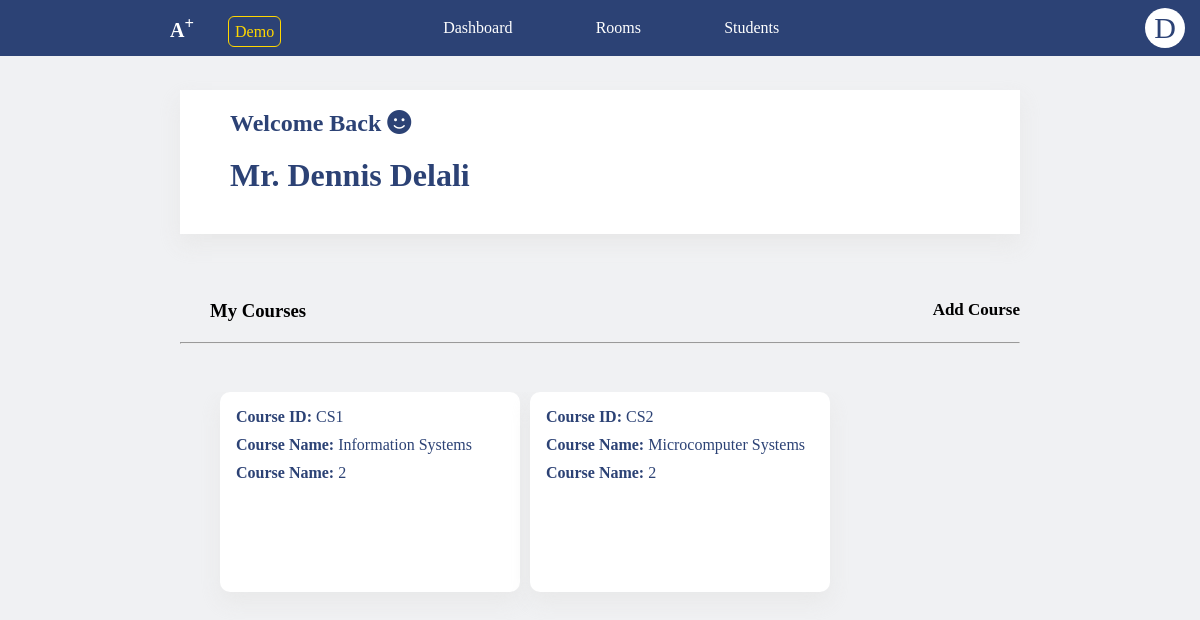
The page /staff/home (signed in) on the database its author committed.
### aplus_app/models.py (models this page shows, shortened)
class Staff(models.Model):
    id = models.CharField(max_length=20, primary_key=True)
    name = models.CharField(max_length=100)
    phone = models.CharField(max_length=20)
    email = models.EmailField()
    gender = models.CharField(max_length=10, default="male")
    password = models.TextField()
    img = models.ImageField(upload_to="staff/imgs")

class Course(models.Model):
    id = models.CharField(max_length=10, primary_key=True)
    name = models.CharField(max_length=100)
    recommended_level = models.CharField(max_length=100)
    description = models.CharField(max_length=500)
    lecturer = models.ForeignKey(Staff, on_delete=models.CASCADE)
    registered_students = models.JSONField(default={"data": []})
    def get_total_students(self):
        return len(self.registered_students['data'])

### aplus_app/staff/views.py (the view)
# urls.py: path('home', home, name="staff_home"),
def home(request):
    try:
        if request.session["active_staff_id"] == "":
            return redirect("staff_login")
    except KeyError:
        request.session["active_staff_id"] = ""
        return redirect("staff_home")
    try:
        active_staff = Staff.objects.get(pk=request.session["active_staff_id"])
        context = {
            "staff": active_staff,
            "staff_name_0": active_staff.name[0],
        }
        return render(request, 'aplus_app/staff/home.html', context)
    except ObjectDoesNotExist:
        request.session["active_staff_id"] = ""
        return redirect("staff_home")

### aplus_app/templatetags/head_tag.py (called while the page is built)
@register.inclusion_tag('aplus_app/head_tag.html')
def html_head_tag(title):
    return {
        "title": title
    }

### aplus_app/templatetags/staff_ui.py (called while the page is built)
@register.inclusion_tag('aplus_app/staff/base.html', takes_context=True)
def staff_app_navs(context, active):
    return {
        "staff": context['staff'],
        "staff_name_0": context['staff_name_0'],
        "active": active,
    }

### aplus_app/templates/aplus_app/staff/home.html (shortened to what this page needs)
<!DOCTYPE html>
<html lang="en">
{% load static %}
{% load staff_ui %}
{% load head_tag %}
{% html_head_tag title="A+|Staff Home" %}
<body>
{% staff_app_navs active="home" %}
<div  class="cont-090">
        <h2 style="margin: 0 0 20px 30px">Welcome Back <i class="fa-solid fa-smile"></i></h2>
        <h1 style="margin: 0 0 20px 30px">Mr. {{staff.name}}</h1>
</div><br><br>
<div class="cont-898">
        <h3 style="margin: 0 0 20px 30px">My Courses <span onclick="openForm('form-admin')" style="float: right; font-size:17px; cursor:pointer">Add Course</span></h3>
        <hr><BR>
</div>
<div class="cont-898-1">
            {% for course in staff.course_set.all %}
                <div class="course">
                    <span><b>Course ID:</b> {{course.id}}</span>
                    <span><b>Course Name:</b> {{course.name}}</span>
                    <span><b>Course Name:</b> {{course.get_total_students}}</span>
                </div>
            {% empty %}
                <span>No course</span>
            {% endfor %}
</div>
</body>
</html>

### aplus_app/static/aplus_app/css/ananse.css (style rules this page uses)
* { font-family: 'calibri'; }
:root { --color-one: gold ; --color-two: #e91e63; --shadow: 0px 1px 5px -2px #9b8c8c; }
body { overflow-x: hidden; }

### aplus_app/static/aplus_app/css/main.css (style rules this page uses)
html { font-family: calibri; }
body { overflow-x: hidden; }

### aplus_app/static/aplus_app/css/page.css (style rules this page uses)
* { font-family: calibri; padding: 0; margin: 0; box-sizing: border-box; }
body { background:#f0f1f3; overflow-x: hidden; }
course, .course { color:#2C4275; display: block; width: 300px; border-radius: 10px; height: 200px; background: white; box-shadow: 0px 10px 20px 0px rgba(229, 229, 229, 0.75); cursor: pointer; padding: 16px; display: flex; flex-direction: column; gap: 10px; }
.cont-090 { width:70%;background: white; box-shadow: 0px 10px 20px 0px rgba(229, 229, 229, 0.75); position: relative; padding:20px; color:#2C4275; left: 50%; margin-bottom: 30px; translate: -50% 0; }
.cont-898 { width:70%; position: relative; left: 50%; margin-bottom: 30px; translate: -50% 0; }
.cont-898-1 { width: 70%; display: -webkit-box; padding: 0 0 30px 0; overflow-x: scroll; gap: 10px; position: relative; left: 50%; margin-bottom: 30px; translate: -50% 0; }

### rows shown on the page
Staff: name "Dennis Delali"
Course: id "CS1", name "Information Systems", get_total_students "2"
Course: id "CS2", name "Microcomputer Systems", get_total_students "2"

### other values the page prints
{{ staff_name_0 }} "D"
